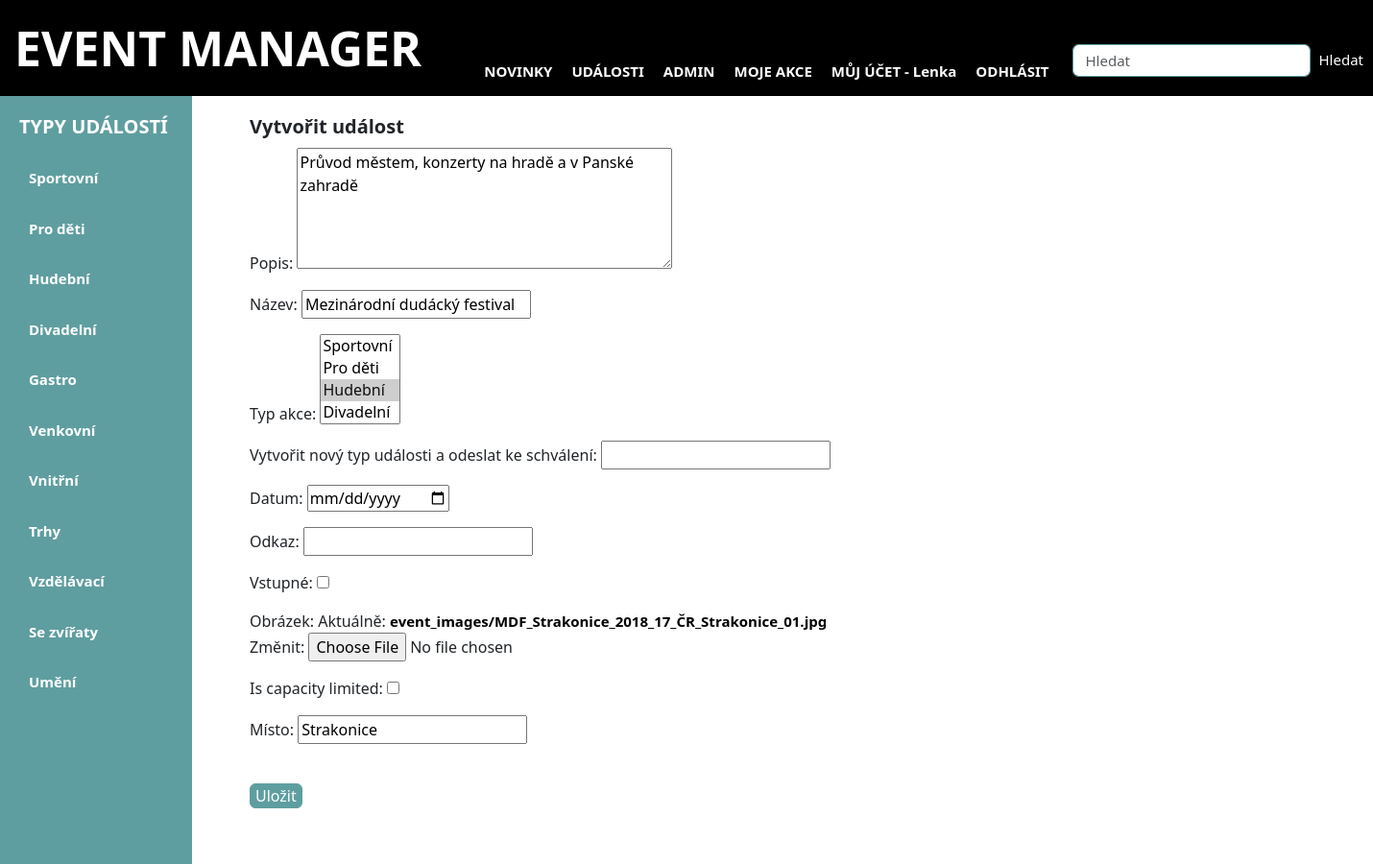
/events/update/7 (signed in), run on an earlier commit of the app's database.
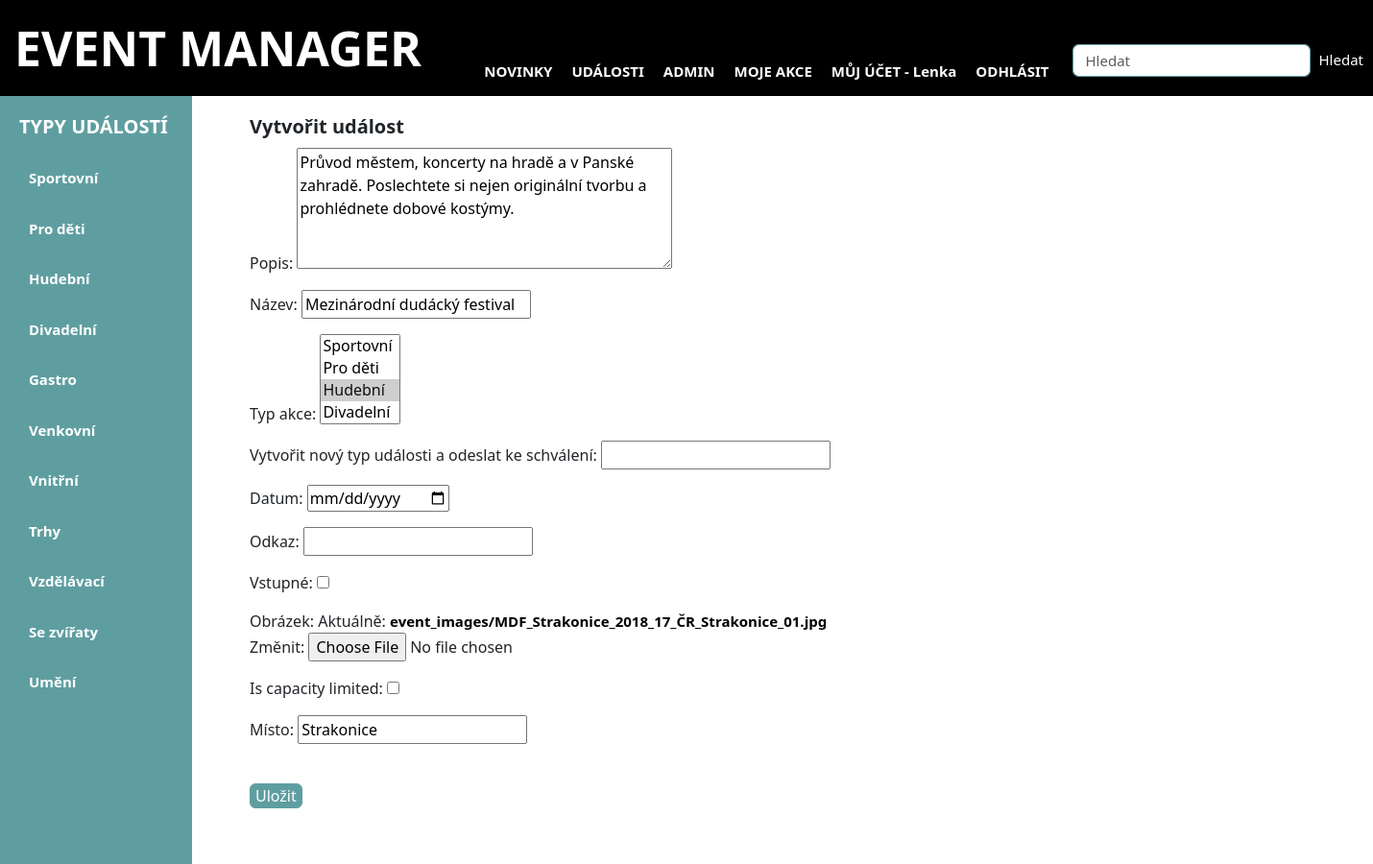
And on a later commit of the database.
### viewer/models.py (models this page shows, shortened)
class Event(Model):
  name = CharField(max_length=128)
  describtion = CharField(max_length=6000, default="")
  eventType = ManyToManyField(EventType)
  date = DateField(default=timezone.now)
  create_date = DateTimeField(auto_now_add=True)
  place = CharField(max_length=128, default="")
  entry = BooleanField(default=False)
  user = ForeignKey(User, on_delete=DO_NOTHING, default=1)
  link = URLField(max_length=200, blank=True, null=True)
  image = ImageField(upload_to='event_images/', blank=False, null=True)
  attendees = models.ManyToManyField(User, related_name="events_attending", blank=True)
  capacity = models.PositiveIntegerField(null=True, blank=True, default=None)  # None znamená neomezeno
  is_capacity_limited = models.BooleanField(default=False)
  is_approved = models.BooleanField(default=False)  # Výchozí hodnota je False (ne schváleno)

class EventType(Model):
    name = CharField(max_length=128)
    is_approved = models.BooleanField(default=False)  # Výchozí hodnota je False (neschváleno)
    class Meta:
        permissions = [
            ('custom_add_eventtype', 'Can add event type'),  # změňte název na něco jedinečného
        ]
    def __str__(self):
        return self.name

### viewer/views.py (the view, shortened to what this page needs)
# urls.py: path('events/update/<pk>', EventUpdateView.as_view(), name='event_update'),
class EventUpdateView(PermissionRequiredMixin, UpdateView):
  template_name = 'event_update_create_form.html'
  model = Event
  form_class = EventForm
  success_url = reverse_lazy('events')
  permission_required = 'viewer.add_event'

### viewer/forms.py (shortened to what this page needs)
class EventForm(ModelForm):
  class Meta:
    model = Event
    exclude = ['attendees']

### viewer/views.py (called while the page is built)
def global_data(request):
    data = EventType.objects.filter(is_approved=True)
    return {'type_list': data}

### viewer/templates/event_update_create_form.html (shortened to what this page needs)
{% extends "base.html" %}
{% block content %}
    <h3>Vytvořit událost</h3>
    <form method="post" enctype="multipart/form-data">
        {{ form.as_p }}
    <br>
    <input type="submit" value="Uložit" class="btn btn-primary">
</form>
{% endblock %}

What changed in the data, as far as the page shows it:
changed Event "Strakonice": describtion "Průvod městem, konzerty na hradě a v Panské zahradě" → "Průvod městem, koncerty na hradě a v Panské zahradě. Poslechtete si nejen originální tvorbu a prohlédnete dobové kostýmy."
